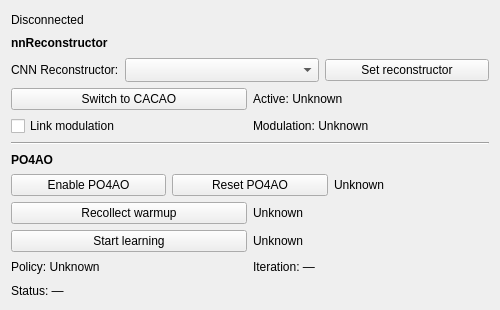
<?xml version='1.0' encoding='UTF-8'?>
<ui version="4.0">
  <class>learningCtrl</class>
  <widget class="QWidget" name="learningCtrl">
    <property name="geometry">
      <rect>
        <x>0</x>
        <y>0</y>
        <width>500</width>
        <height>310</height>
      </rect>
    </property>
    <property name="windowTitle">
      <string>NN / PO4AO</string>
    </property>
    <layout class="QVBoxLayout" name="layoutPanel">
      <property name="spacing">
        <number>6</number>
      </property>
      <item>
        <widget class="xqt::statusLabel" name="labelConnection">
          <property name="text">
            <string>Disconnected</string>
          </property>
          <property name="wordWrap">
            <bool>true</bool>
          </property>
          <property name="sizePolicy">
            <sizepolicy hsizetype="Ignored" vsizetype="Preferred">
              <horstretch>0</horstretch>
              <verstretch>0</verstretch>
            </sizepolicy>
          </property>
          <property name="textFormat">
            <enum>Qt::PlainText</enum>
          </property>
        </widget>
      </item>
      <item>
        <widget class="QLabel" name="labelNNTitle">
          <property name="font"><font><bold>true</bold></font></property>
          <property name="text"><string>nnReconstructor</string></property>
          <property name="textFormat"><enum>Qt::PlainText</enum></property>
        </widget>
      </item>
      <item>
        <layout class="QHBoxLayout" name="layoutEngine">
          <item>
            <widget class="QLabel" name="labelEngine">
              <property name="text">
                <string>CNN Reconstructor:</string>
              </property>
              <property name="wordWrap">
                <bool>true</bool>
              </property>
              <property name="sizePolicy">
                <sizepolicy hsizetype="Maximum" vsizetype="Preferred">
                  <horstretch>0</horstretch>
                  <verstretch>0</verstretch>
                </sizepolicy>
              </property>
              <property name="textFormat">
                <enum>Qt::PlainText</enum>
              </property>
            </widget>
          </item>
          <item>
            <widget class="QComboBox" name="comboEngine">
              <property name="sizeAdjustPolicy">
                <enum>QComboBox::AdjustToMinimumContentsLengthWithIcon</enum>
              </property>
              <property name="minimumContentsLength">
                <number>18</number>
              </property>
            </widget>
          </item>
          <item>
            <widget class="QPushButton" name="buttonEnableNN">
              <property name="text">
                <string>Set reconstructor</string>
              </property>
            </widget>
          </item>
        </layout>
      </item>
      <item>
        <layout class="QHBoxLayout" name="layoutReconstructor">
          <item>
            <widget class="QPushButton" name="buttonReconstructor">
              <property name="text">
                <string>Switch to CACAO</string>
              </property>
            </widget>
          </item>
          <item>
            <widget class="xqt::statusLabel" name="labelReconstructor">
              <property name="text">
                <string>Active: Unknown</string>
              </property>
              <property name="wordWrap">
                <bool>true</bool>
              </property>
              <property name="sizePolicy">
                <sizepolicy hsizetype="Ignored" vsizetype="Preferred">
                  <horstretch>0</horstretch>
                  <verstretch>0</verstretch>
                </sizepolicy>
              </property>
              <property name="textFormat">
                <enum>Qt::PlainText</enum>
              </property>
            </widget>
          </item>
        </layout>
      </item>
      <item>
        <layout class="QHBoxLayout" name="layoutModulation">
          <item>
            <widget class="QCheckBox" name="checkModulation">
              <property name="text">
                <string>Link modulation</string>
              </property>
            </widget>
          </item>
          <item>
            <widget class="xqt::statusLabel" name="labelModulation">
              <property name="text">
                <string>Modulation: Unknown</string>
              </property>
              <property name="wordWrap">
                <bool>true</bool>
              </property>
              <property name="sizePolicy">
                <sizepolicy hsizetype="Ignored" vsizetype="Preferred">
                  <horstretch>0</horstretch>
                  <verstretch>0</verstretch>
                </sizepolicy>
              </property>
              <property name="textFormat">
                <enum>Qt::PlainText</enum>
              </property>
            </widget>
          </item>
        </layout>
      </item>
      <item>
        <widget class="QFrame" name="line">
          <property name="frameShape">
            <enum>QFrame::HLine</enum>
          </property>
          <property name="frameShadow">
            <enum>QFrame::Sunken</enum>
          </property>
        </widget>
      </item>
      <item>
        <widget class="QLabel" name="labelPO4AOTitle">
          <property name="font"><font><bold>true</bold></font></property>
          <property name="text"><string>PO4AO</string></property>
          <property name="textFormat"><enum>Qt::PlainText</enum></property>
        </widget>
      </item>
      <item>
        <layout class="QHBoxLayout" name="layoutPO4AO">
          <item>
            <widget class="QPushButton" name="buttonPO4AO">
              <property name="text">
                <string>Enable PO4AO</string>
              </property>
            </widget>
          </item>
          <item>
            <widget class="QPushButton" name="buttonReset">
              <property name="text">
                <string>Reset PO4AO</string>
              </property>
            </widget>
          </item>
          <item>
            <widget class="xqt::statusLabel" name="labelController">
              <property name="text">
                <string>Unknown</string>
              </property>
              <property name="wordWrap">
                <bool>true</bool>
              </property>
              <property name="sizePolicy">
                <sizepolicy hsizetype="Ignored" vsizetype="Preferred">
                  <horstretch>0</horstretch>
                  <verstretch>0</verstretch>
                </sizepolicy>
              </property>
              <property name="textFormat">
                <enum>Qt::PlainText</enum>
              </property>
            </widget>
          </item>
        </layout>
      </item>
      <item>
        <layout class="QHBoxLayout" name="layoutWarmup">
          <item>
            <widget class="QPushButton" name="buttonWarmup">
              <property name="text">
                <string>Recollect warmup</string>
              </property>
            </widget>
          </item>
          <item>
            <widget class="xqt::statusLabel" name="labelCollection">
              <property name="text">
                <string>Unknown</string>
              </property>
              <property name="wordWrap">
                <bool>true</bool>
              </property>
              <property name="sizePolicy">
                <sizepolicy hsizetype="Ignored" vsizetype="Preferred">
                  <horstretch>0</horstretch>
                  <verstretch>0</verstretch>
                </sizepolicy>
              </property>
              <property name="textFormat">
                <enum>Qt::PlainText</enum>
              </property>
            </widget>
          </item>
        </layout>
      </item>
      <item>
        <layout class="QHBoxLayout" name="layoutLearning">
          <item>
            <widget class="QPushButton" name="buttonLearning">
              <property name="text">
                <string>Start learning</string>
              </property>
            </widget>
          </item>
          <item>
            <widget class="xqt::statusLabel" name="labelLearning">
              <property name="text">
                <string>Unknown</string>
              </property>
              <property name="wordWrap">
                <bool>true</bool>
              </property>
              <property name="sizePolicy">
                <sizepolicy hsizetype="Ignored" vsizetype="Preferred">
                  <horstretch>0</horstretch>
                  <verstretch>0</verstretch>
                </sizepolicy>
              </property>
              <property name="textFormat">
                <enum>Qt::PlainText</enum>
              </property>
            </widget>
          </item>
        </layout>
      </item>
      <item>
        <layout class="QHBoxLayout" name="layoutPolicy">
          <item>
            <widget class="xqt::statusLabel" name="labelPolicy">
              <property name="text">
                <string>Policy: Unknown</string>
              </property>
              <property name="wordWrap">
                <bool>true</bool>
              </property>
              <property name="sizePolicy">
                <sizepolicy hsizetype="Ignored" vsizetype="Preferred">
                  <horstretch>0</horstretch>
                  <verstretch>0</verstretch>
                </sizepolicy>
              </property>
              <property name="textFormat">
                <enum>Qt::PlainText</enum>
              </property>
            </widget>
          </item>
          <item>
            <widget class="xqt::statusLabel" name="labelIteration">
              <property name="text">
                <string>Iteration: —</string>
              </property>
              <property name="wordWrap">
                <bool>true</bool>
              </property>
              <property name="sizePolicy">
                <sizepolicy hsizetype="Ignored" vsizetype="Preferred">
                  <horstretch>0</horstretch>
                  <verstretch>0</verstretch>
                </sizepolicy>
              </property>
              <property name="textFormat">
                <enum>Qt::PlainText</enum>
              </property>
            </widget>
          </item>
        </layout>
      </item>
      <item>
        <widget class="xqt::statusLabel" name="labelStatus">
          <property name="text">
            <string>Status: —</string>
          </property>
          <property name="wordWrap">
            <bool>true</bool>
          </property>
          <property name="sizePolicy">
            <sizepolicy hsizetype="Ignored" vsizetype="Preferred">
              <horstretch>0</horstretch>
              <verstretch>0</verstretch>
            </sizepolicy>
          </property>
          <property name="textFormat">
            <enum>Qt::PlainText</enum>
          </property>
        </widget>
      </item>
    </layout>
  </widget>
  <customwidgets>
    <customwidget>
      <class>xqt::statusLabel</class>
      <extends>QLabel</extends>
      <header>../xWidgets/statusLabel.hpp</header>
    </customwidget>
  </customwidgets>
  <resources />
  <connections />
</ui>
